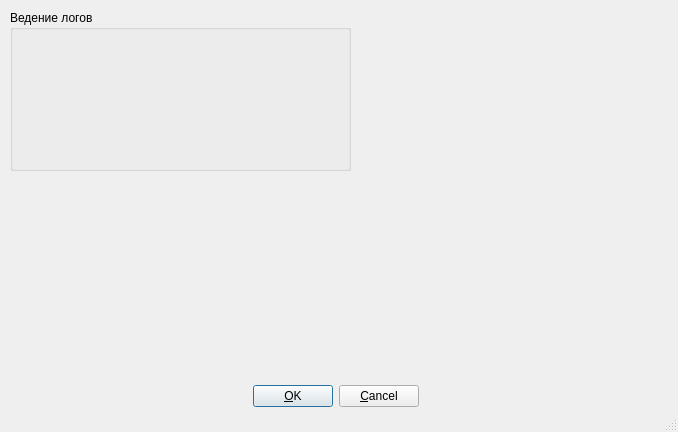
<?xml version="1.0" encoding="UTF-8"?>
<ui version="4.0">
 <class>OptionsWindow</class>
 <widget class="QDialog" name="OptionsWindow">
  <property name="geometry">
   <rect>
    <x>0</x>
    <y>0</y>
    <width>678</width>
    <height>432</height>
   </rect>
  </property>
  <property name="windowTitle">
   <string>Настройки</string>
  </property>
  <property name="sizeGripEnabled">
   <bool>true</bool>
  </property>
  <widget class="QWidget" name="layoutWidget">
   <property name="geometry">
    <rect>
     <x>160</x>
     <y>380</y>
     <width>351</width>
     <height>33</height>
    </rect>
   </property>
   <layout class="QHBoxLayout">
    <property name="spacing">
     <number>6</number>
    </property>
    <property name="leftMargin">
     <number>0</number>
    </property>
    <property name="topMargin">
     <number>0</number>
    </property>
    <property name="rightMargin">
     <number>0</number>
    </property>
    <property name="bottomMargin">
     <number>0</number>
    </property>
    <item>
     <spacer>
      <property name="orientation">
       <enum>Qt::Horizontal</enum>
      </property>
      <property name="sizeHint" stdset="0">
       <size>
        <width>71</width>
        <height>31</height>
       </size>
      </property>
     </spacer>
    </item>
    <item>
     <widget class="QPushButton" name="okButton">
      <property name="text">
       <string>&amp;OK</string>
      </property>
     </widget>
    </item>
    <item>
     <widget class="QPushButton" name="cancelButton">
      <property name="text">
       <string>&amp;Cancel</string>
      </property>
     </widget>
    </item>
    <item>
     <spacer>
      <property name="orientation">
       <enum>Qt::Horizontal</enum>
      </property>
      <property name="sizeHint" stdset="0">
       <size>
        <width>40</width>
        <height>20</height>
       </size>
      </property>
     </spacer>
    </item>
   </layout>
  </widget>
  <widget class="QGroupBox" name="groupBox">
   <property name="geometry">
    <rect>
     <x>10</x>
     <y>10</y>
     <width>341</width>
     <height>161</height>
    </rect>
   </property>
   <property name="title">
    <string>Ведение логов</string>
   </property>
  </widget>
 </widget>
 <resources/>
 <connections>
  <connection>
   <sender>okButton</sender>
   <signal>clicked()</signal>
   <receiver>OptionsWindow</receiver>
   <slot>accept()</slot>
   <hints>
    <hint type="sourcelabel">
     <x>278</x>
     <y>253</y>
    </hint>
    <hint type="destinationlabel">
     <x>96</x>
     <y>254</y>
    </hint>
   </hints>
  </connection>
  <connection>
   <sender>cancelButton</sender>
   <signal>clicked()</signal>
   <receiver>OptionsWindow</receiver>
   <slot>reject()</slot>
   <hints>
    <hint type="sourcelabel">
     <x>369</x>
     <y>253</y>
    </hint>
    <hint type="destinationlabel">
     <x>179</x>
     <y>282</y>
    </hint>
   </hints>
  </connection>
 </connections>
</ui>
